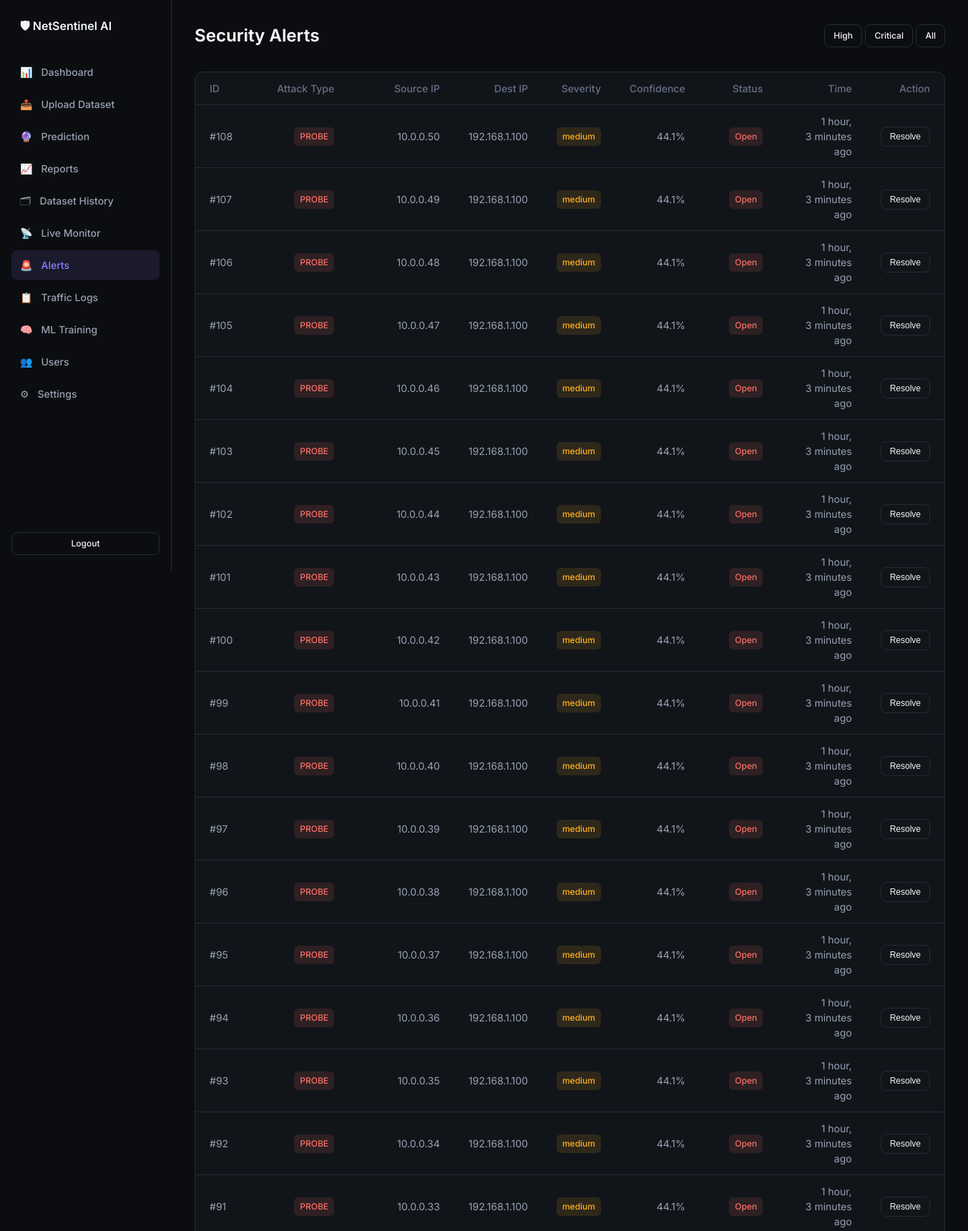
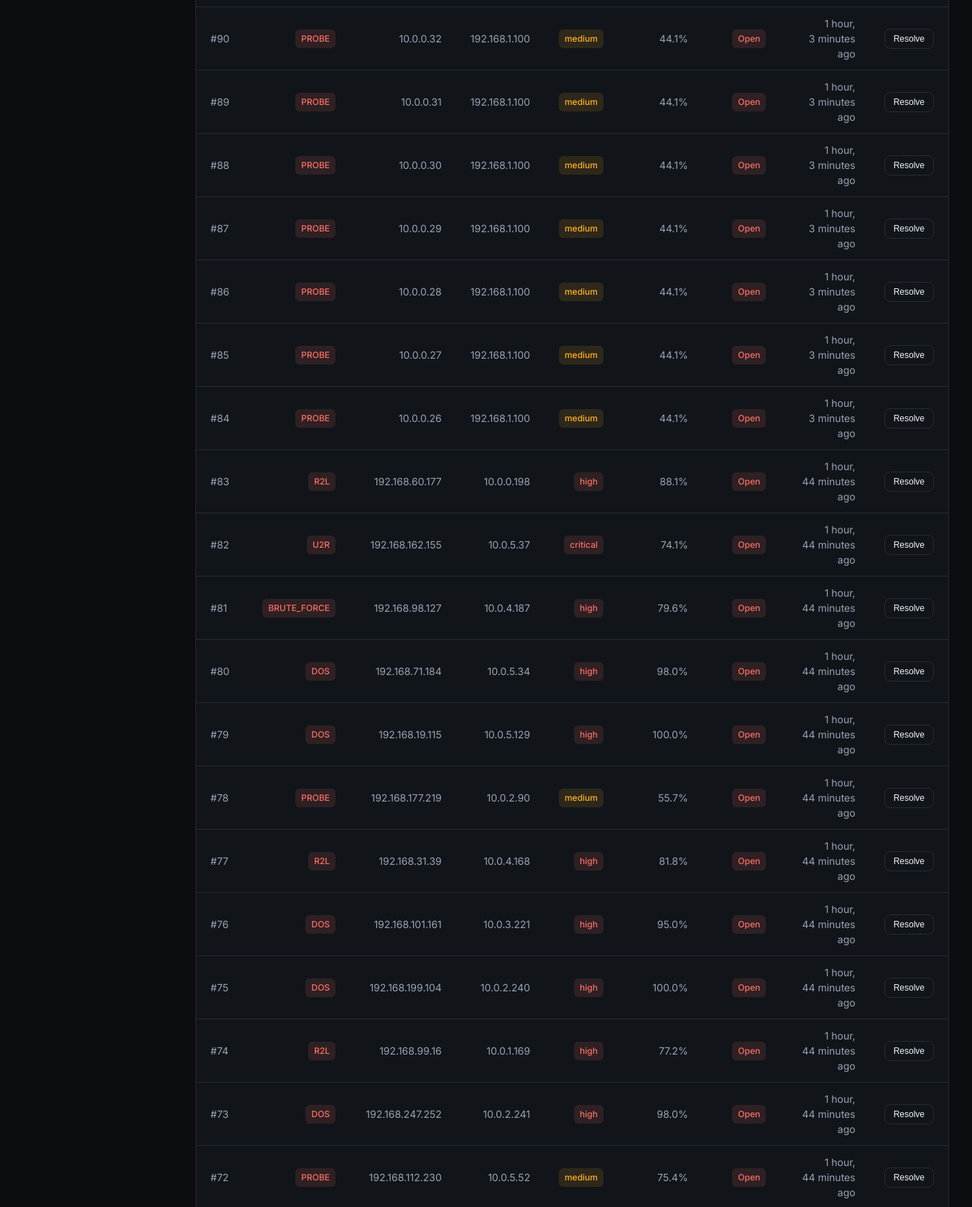
Screenshot of /alerts/ (signed in, upper part) with the database file from the repository (2 pictures, top to bottom).
### ids/models.py (models this page shows, shortened)
class Alert(models.Model):
    SEVERITY_CHOICES = [
        ("low", "Low"),
        ("medium", "Medium"),
        ("high", "High"),
        ("critical", "Critical"),
    ]
    attack_type = models.CharField(max_length=50)
    severity = models.CharField(max_length=20, choices=SEVERITY_CHOICES, default="medium")
    source_ip = models.GenericIPAddressField()
    dest_ip = models.GenericIPAddressField(null=True, blank=True)
    confidence = models.FloatField(default=0.0)
    is_resolved = models.BooleanField(default=False)
    created_at = models.DateTimeField(auto_now_add=True)
    class Meta:
        ordering = ["-created_at"]

### ids/views.py (the view)
# urls.py: path("alerts/", views.alerts_view, name="alerts"),
@login_required
def alerts_view(request):
    alerts = Alert.objects.all()
    severity = request.GET.get("severity")
    if severity:
        alerts = alerts.filter(severity=severity)
    return render(request, "ids/alerts.html", {"alerts": alerts})

### templates/ids/alerts.html (shortened to what this page needs)
{% extends "ids/base.html" %}
{% block content %}
<div class="topbar">
  <h1>Security Alerts</h1>
  <div>
    <a href="?severity=high" class="btn btn-outline btn-sm">High</a>
    <a href="?severity=critical" class="btn btn-outline btn-sm">Critical</a>
    <a href="{% url 'alerts' %}" class="btn btn-outline btn-sm">All</a>
  </div>
</div>
<div class="table-card">
  <table>
    <thead>
      <tr>
        <th>ID</th><th>Attack Type</th><th>Source IP</th><th>Dest IP</th>
        <th>Severity</th><th>Confidence</th><th>Status</th><th>Time</th><th>Action</th>
      </tr>
    </thead>
    <tbody>
      {% for alert in alerts %}
      <tr>
        <td>#{{ alert.id }}</td>
        <td><span class="badge badge-threat">{{ alert.attack_type|upper }}</span></td>
        <td>{{ alert.source_ip }}</td>
        <td>{{ alert.dest_ip|default:"—" }}</td>
        <td><span class="badge badge-{{ alert.severity }}">{{ alert.severity }}</span></td>
        <td>{{ alert.confidence|floatformat:1 }}%</td>
        <td>{% if alert.is_resolved %}<span class="badge badge-normal">Resolved</span>{% else %}<span class="badge badge-high">Open</span>{% endif %}</td>
        <td>{{ alert.created_at|timesince }} ago</td>
        <td>
          {% if not alert.is_resolved %}
          <form method="post" action="{% url 'resolve_alert' alert.pk %}" style="display:inline">
            <button type="submit" class="btn btn-sm btn-outline">Resolve</button>
          </form>
          {% endif %}
        </td>
      </tr>
      {% empty %}
      <tr><td colspan="9" style="color:var(--muted);text-align:center;padding:2rem">No alerts detected.</td></tr>
      {% endfor %}
    </tbody>
  </table>
</div>
{% endblock %}

### static/css/style.css (style rules this page uses)
:root { --bg: #0B0D10; --surface: #11151A; --surface-elevated: #171C22; --surface-subtle: #1B2128; --border: #252B33; --text-primary: #F2F4F7; --text-secondary: #98A2B3; --text-muted: #667085; --primary: #8B7CFF; --primary-hover: #A196FF; --primary-subtle: rgba(139, 124, 255, 0.12); --success: #32D583; --success-subtle: rgba(50, 213, 131, 0.12); --warning: #FDB022; --warning-subtle: rgba(253, 176, 34, 0.12); --error: #F97066; --error-subtle: rgba(249, 112, 102, 0.12); --info: #53B1FD; --info-subtle: rgba(83, 177, 253, 0.12); --surface2: var(--surface-subtle); --text: var(--text-primary); --muted: var(--text-muted); --accent: var(--primary); --accent2: var(--primary-hover); --danger: var(--error); --critical: var(--error); }
* { box-sizing: border-box; margin: 0; padding: 0; }
body { font-family: "Inter", system-ui, -apple-system, sans-serif; background: var(--bg); color: var(--text-primary); min-height: 100vh; line-height: 1.5; }
a { color: var(--primary); text-decoration: none; }
.topbar { display: flex; justify-content: space-between; align-items: center; margin-bottom: 32px; }
.topbar h1 { font-size: 24px; font-weight: 650; color: var(--text-primary); }
.stat-card, .chart-card, .table-card, .upload-panel, .monitor-panel, .prediction-summary, .traffic-tile, .auth-card { background: var(--surface); border: 1px solid var(--border); border-radius: 12px; }
.table-card { margin-bottom: 32px; overflow: hidden; }
table { width: 100%; border-collapse: collapse; }
th, td { padding: 12px 20px; text-align: left; font-size: 14px; }
th { color: var(--text-muted); font-weight: 500; border-bottom: 1px solid var(--border); height: 44px; }
td { border-bottom: 1px solid var(--border); height: 48px; color: var(--text-secondary); text-align: right; }
th { text-align: right; }
th:first-child, td:first-child { text-align: left; }
.badge { display: inline-block; padding: 4px 8px; border-radius: 6px; font-size: 12px; font-weight: 500; }
.badge-medium { background: var(--warning-subtle); color: var(--warning); }
.badge-high, .badge-critical, .badge-threat, .badge-malicious { background: var(--error-subtle); color: var(--error); }
.btn { display: inline-flex; align-items: center; justify-content: center; gap: 8px; padding: 10px 16px; border-radius: 8px; border: 1px solid transparent; cursor: pointer; font-size: 14px; font-weight: 500; transition: all 150ms ease-out; text-decoration: none; }
.btn-outline { background: transparent; border: 1px solid var(--border); color: var(--text-primary); }
.btn-sm { padding: 6px 12px; font-size: 12px; }

### rows the page displays
Alert: id "108", attack_type "PROBE", source_ip "10.0.0.50", dest_ip "192.168.1.100", severity "medium", confidence "44.1", is_resolved "Open", created_at "1 hour, 3 minutes"
Alert: id "107", attack_type "PROBE", source_ip "10.0.0.49", dest_ip "192.168.1.100", severity "medium", confidence "44.1", is_resolved "Open", created_at "1 hour, 3 minutes"
Alert: id "106", attack_type "PROBE", source_ip "10.0.0.48", dest_ip "192.168.1.100", severity "medium", confidence "44.1", is_resolved "Open", created_at "1 hour, 3 minutes"
Alert: id "105", attack_type "PROBE", source_ip "10.0.0.47", dest_ip "192.168.1.100", severity "medium", confidence "44.1", is_resolved "Open", created_at "1 hour, 3 minutes"
Alert: id "104", attack_type "PROBE", source_ip "10.0.0.46", dest_ip "192.168.1.100", severity "medium", confidence "44.1", is_resolved "Open", created_at "1 hour, 3 minutes"
Alert: id "103", attack_type "PROBE", source_ip "10.0.0.45", dest_ip "192.168.1.100", severity "medium", confidence "44.1", is_resolved "Open", created_at "1 hour, 3 minutes"
Alert: id "102", attack_type "PROBE", source_ip "10.0.0.44", dest_ip "192.168.1.100", severity "medium", confidence "44.1", is_resolved "Open", created_at "1 hour, 3 minutes"
Alert: id "101", attack_type "PROBE", source_ip "10.0.0.43", dest_ip "192.168.1.100", severity "medium", confidence "44.1", is_resolved "Open", created_at "1 hour, 3 minutes"
Alert: id "100", attack_type "PROBE", source_ip "10.0.0.42", dest_ip "192.168.1.100", severity "medium", confidence "44.1", is_resolved "Open", created_at "1 hour, 3 minutes"
Alert: id "99", attack_type "PROBE", source_ip "10.0.0.41", dest_ip "192.168.1.100", severity "medium", confidence "44.1", is_resolved "Open", created_at "1 hour, 3 minutes"
Alert: id "98", attack_type "PROBE", source_ip "10.0.0.40", dest_ip "192.168.1.100", severity "medium", confidence "44.1", is_resolved "Open", created_at "1 hour, 3 minutes"
Alert: id "97", attack_type "PROBE", source_ip "10.0.0.39", dest_ip "192.168.1.100", severity "medium", confidence "44.1", is_resolved "Open", created_at "1 hour, 3 minutes"
Alert: id "96", attack_type "PROBE", source_ip "10.0.0.38", dest_ip "192.168.1.100", severity "medium", confidence "44.1", is_resolved "Open", created_at "1 hour, 3 minutes"
Alert: id "95", attack_type "PROBE", source_ip "10.0.0.37", dest_ip "192.168.1.100", severity "medium", confidence "44.1", is_resolved "Open", created_at "1 hour, 3 minutes"
Alert: id "94", attack_type "PROBE", source_ip "10.0.0.36", dest_ip "192.168.1.100", severity "medium", confidence "44.1", is_resolved "Open", created_at "1 hour, 3 minutes"
Alert: id "93", attack_type "PROBE", source_ip "10.0.0.35", dest_ip "192.168.1.100", severity "medium", confidence "44.1", is_resolved "Open", created_at "1 hour, 3 minutes"
Alert: id "92", attack_type "PROBE", source_ip "10.0.0.34", dest_ip "192.168.1.100", severity "medium", confidence "44.1", is_resolved "Open", created_at "1 hour, 3 minutes"
Alert: id "91", attack_type "PROBE", source_ip "10.0.0.33", dest_ip "192.168.1.100", severity "medium", confidence "44.1", is_resolved "Open", created_at "1 hour, 3 minutes"
Alert: id "90", attack_type "PROBE", source_ip "10.0.0.32", dest_ip "192.168.1.100", severity "medium", confidence "44.1", is_resolved "Open", created_at "1 hour, 3 minutes"
Alert: id "89", attack_type "PROBE", source_ip "10.0.0.31", dest_ip "192.168.1.100", severity "medium", confidence "44.1", is_resolved "Open", created_at "1 hour, 3 minutes"
Alert: id "88", attack_type "PROBE", source_ip "10.0.0.30", dest_ip "192.168.1.100", severity "medium", confidence "44.1", is_resolved "Open", created_at "1 hour, 3 minutes"
Alert: id "87", attack_type "PROBE", source_ip "10.0.0.29", dest_ip "192.168.1.100", severity "medium", confidence "44.1", is_resolved "Open", created_at "1 hour, 3 minutes"
Alert: id "86", attack_type "PROBE", source_ip "10.0.0.28", dest_ip "192.168.1.100", severity "medium", confidence "44.1", is_resolved "Open", created_at "1 hour, 3 minutes"
Alert: id "85", attack_type "PROBE", source_ip "10.0.0.27", dest_ip "192.168.1.100", severity "medium", confidence "44.1", is_resolved "Open", created_at "1 hour, 3 minutes"
Alert: id "84", attack_type "PROBE", source_ip "10.0.0.26", dest_ip "192.168.1.100", severity "medium", confidence "44.1", is_resolved "Open", created_at "1 hour, 3 minutes"
Alert: id "83", attack_type "R2L", source_ip "192.168.60.177", dest_ip "10.0.0.198", severity "high", confidence "88.1", is_resolved "Open", created_at "1 hour, 44 minutes"
Alert: id "82", attack_type "U2R", source_ip "192.168.162.155", dest_ip "10.0.5.37", severity "critical", confidence "74.1", is_resolved "Open", created_at "1 hour, 44 minutes"
Alert: id "81", attack_type "BRUTE_FORCE", source_ip "192.168.98.127", dest_ip "10.0.4.187", severity "high", confidence "79.6", is_resolved "Open", created_at "1 hour, 44 minutes"
Alert: id "80", attack_type "DOS", source_ip "192.168.71.184", dest_ip "10.0.5.34", severity "high", confidence "98.0", is_resolved "Open", created_at "1 hour, 44 minutes"
Alert: id "79", attack_type "DOS", source_ip "192.168.19.115", dest_ip "10.0.5.129", severity "high", confidence "100.0", is_resolved "Open", created_at "1 hour, 44 minutes"
Alert: id "78", attack_type "PROBE", source_ip "192.168.177.219", dest_ip "10.0.2.90", severity "medium", confidence "55.7", is_resolved "Open", created_at "1 hour, 44 minutes"
Alert: id "77", attack_type "R2L", source_ip "192.168.31.39", dest_ip "10.0.4.168", severity "high", confidence "81.8", is_resolved "Open", created_at "1 hour, 44 minutes"
Alert: id "76", attack_type "DOS", source_ip "192.168.101.161", dest_ip "10.0.3.221", severity "high", confidence "95.0", is_resolved "Open", created_at "1 hour, 44 minutes"
Alert: id "75", attack_type "DOS", source_ip "192.168.199.104", dest_ip "10.0.2.240", severity "high", confidence "100.0", is_resolved "Open", created_at "1 hour, 44 minutes"
Alert: id "74", attack_type "R2L", source_ip "192.168.99.16", dest_ip "10.0.1.169", severity "high", confidence "77.2", is_resolved "Open", created_at "1 hour, 44 minutes"
Alert: id "73", attack_type "DOS", source_ip "192.168.247.252", dest_ip "10.0.2.241", severity "high", confidence "98.0", is_resolved "Open", created_at "1 hour, 44 minutes"
Alert: id "72", attack_type "PROBE", source_ip "192.168.112.230", dest_ip "10.0.5.52", severity "medium", confidence "75.4", is_resolved "Open", created_at "1 hour, 44 minutes"
